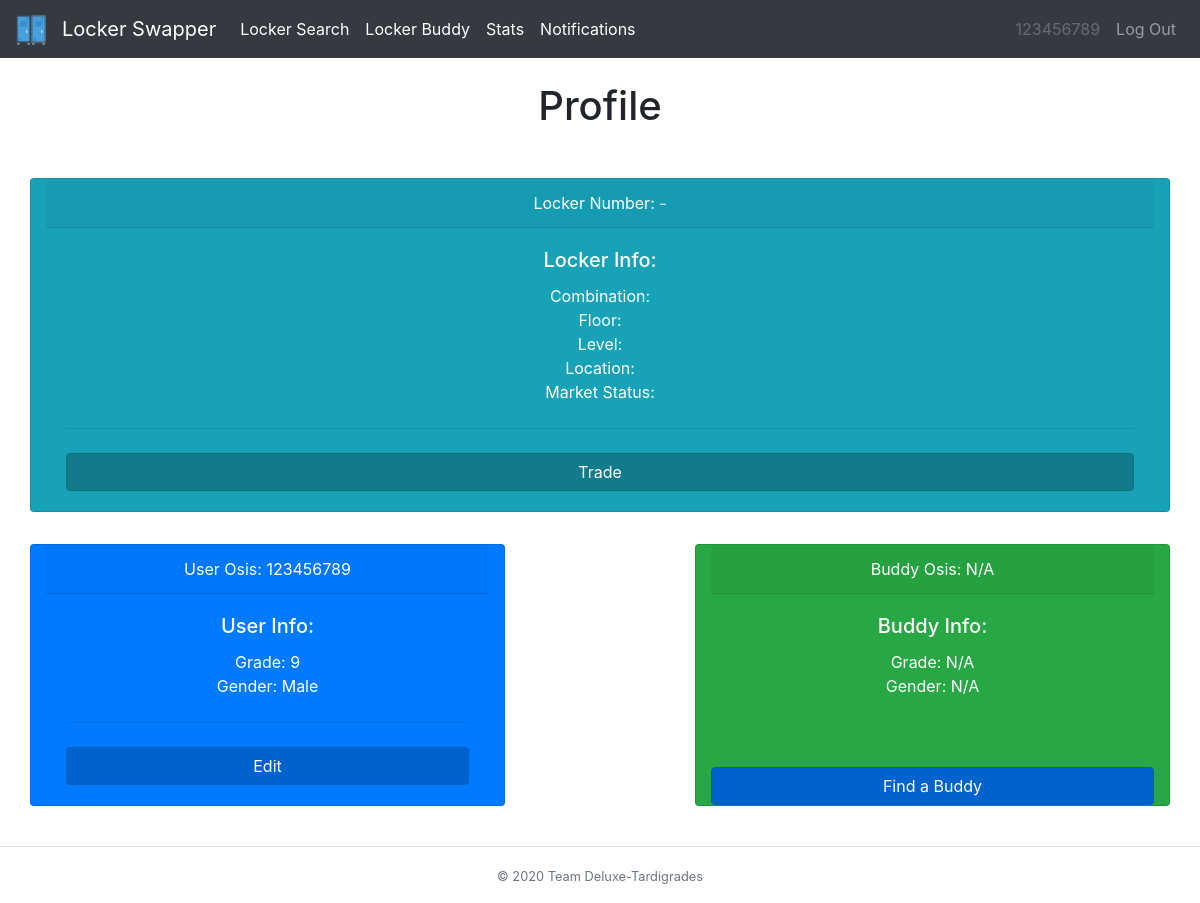
Before: /home (signed in) with the older database file.
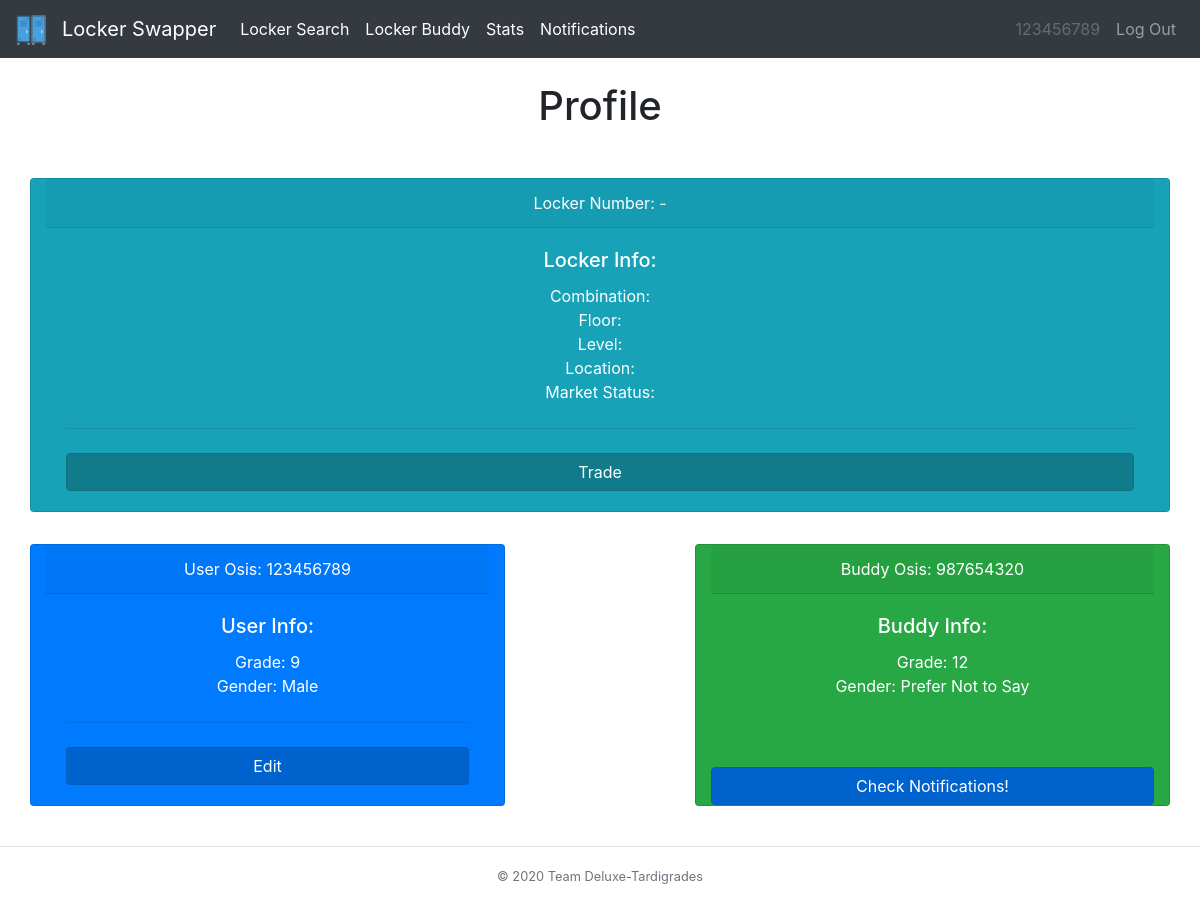
After: the same page with the newer database file.
### tables this page shows
CREATE TABLE user_tbl (osis INT, password TEXT, locker INT, grade INT, buddy INT, survey TEXT, gender TEXT);

### __init__.py (the view)
@app.route("/home")
@login_required
def profile():
    userInfo = db_manager.getUserInfo(session['osis'])
    buddy = ["N/A","N/A","N/A","N/A","N/A","N/A","N/A","N/A"]
    if userInfo[4] != "":
        buddy = db_manager.getUserInfo(userInfo[4])
    locker = db_manager.getLockerInfo(userInfo[2], session['osis'])
    transactions=db_manager.getTransactionInfo(session['osis'])
    changed=db_manager.ifDissolve(session["osis"])
    return render_template("home.html", heading="Profile", userInfo=userInfo, buddy=buddy, locker=locker, transactions=transactions , user=session['osis'], changed=changed)

### __init__.py (called while the page is built)
def login_required(f):
    @wraps(f)
    def dec(*args, **kwargs):
        if 'osis' in session:
            return f(*args, **kwargs)
        flash('You must be logged in to view this page!', 'danger')
        return redirect('/')
    return dec

### db_builder.py (called while the page is built)
def execmany(cmd, inputs):
    db = sqlite3.connect(DB_FILE)
    c = db.cursor()
    output = c.execute(cmd, inputs)
    db.commit()
    return output

### db_manager.py (called while the page is built)
def getUserInfo(osis):
    q = "SELECT * from user_tbl WHERE osis=?"
    inputs = (osis,)
    data = execmany(q, inputs).fetchone()
    info = [data[0],data[1],data[2],data[3],data[4],data[5],data[6]]
    return info

def getLockerInfo(locker,osis):
    q = "SELECT * from locker_tbl WHERE locker=? AND owner = ?"
    inputs = (locker,osis)
    data = execmany(q, inputs).fetchone()
    info=[]
    if data is not None:
        for value in data:
            info.append(value)
    return info

def ifDissolve(user):
    q = "SELECT * FROM transaction_tbl WHERE (recipient=? OR sender=?) AND status = ? AND request = ?"
    inputs=(user,user,1,"D")
    data=execmany(q,inputs).fetchall()
    if len(data)!=0:
        return True
    return False

### templates/home.html (shortened to what this page needs)
{% extends "base.html" %}
{% block body %}
<div class="row">
  <div class="col-sm-12 col-md-12 col-lg-12 mx-auto">
    <div class="row">
      <div class="card text-white text-center bg-info my-3 col-md-12">
        <div class="card-header">Locker Number: {{locker[3]}}-{{locker[0]}}</div>
        <div class="card-body">
          <h5 class="card-title">Locker Info:</h5>
          <p class="card-text">Combination: {{locker[2]}} <br> Floor: {{locker[3]}} <br> Level: {{locker[4]}} <br> Location: {{locker[5]}} <br> Market Status: {{locker[6]}}</p>
          <hr class="my-4">
          <form action="/market" method="post">
            <button type="submit" class="btn btn-info btn-block active">Trade</button>
          </form>
        </div>
      </div>
    </div>
    <div class="row">
      <div class="card text-white text-center bg-primary my-3 col-md-5">
        <div class="card-header">User Osis: {{userInfo[0]}}</div>
        <div class="card-body">
          <h5 class="card-title">User Info:</h5>
          <p class="card-text">Grade: {{userInfo[3]}} <br> Gender: {{userInfo[6]}}</p>
          <hr class="my-4">
          <form action="/editprof">
            <button type="submit" class="btn btn-primary btn-block active">Edit</button>
          </form>
        </div>
      </div>
      <div class="col-md-2">
      </div>
      <div class="card text-white text-center bg-success my-3 col-md-5">
        <div class="card-header">Buddy Osis: {{buddy[0]}}</div>
        <div class="card-body">
          <h5 class="card-title">Buddy Info:</h5>
          <p class="card-text">Grade: {{buddy[3]}} <br> Gender: {{buddy[6]}}</p>
        </div>
         {% if buddy[0] != "N/A" and changed %}
           <form action="/notifs">
             <button type="submit" class="btn btn-primary btn-block active" >Check Notifications!</button>
           </form>
          {% endif %}
         {% if buddy[0] == "N/A" %}
         <form action="/survey">
           <button type="submit" class="btn btn-primary btn-block active">Find a Buddy</button>
         </form>
        {% endif %}
        </div>
      </div>
  </div>
</div>
{% endblock %}

Changed rows visible on the page:
now on this page (row edited): user_tbl: osis "987654320", grade "12", gender "Prefer Not to Say"
Other visible differences:
{{ buddy[0] }}: "N/A" → (not shown)
{{ buddy[3] }}: "N/A" → (not shown)
{{ buddy[6] }}: "N/A" → (not shown)
text no longer shown: "Find a Buddy"
text now shown: "Check Notifications!"
